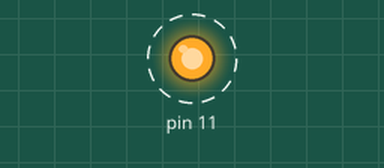
The sketch below on a simulated Arduino Uno, built with avr-gcc and run on an emulated ATmega328P. On the bench: output pins drawn as LEDs (lit = HIGH). Dashed ring = blinking.

Above: at 0.5 s.
Timing chart, 0 to 4.6 s (numbered marks = the images above):
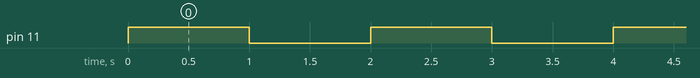

The sketch:

led.ino
```cpp
//https://www.tinkercad.com/things/gj1P9k4Na9u?sharecode=OT7bgV1jrDuAOeFmiUYXAwnJJ-CyykULMH6EAkahIOI
//https://wokwi.com/projects/353735869255332865

// Classe LED
class LED {
  private:
    int pin; // Pin del LED

  public:
    // Costruttore: imposta la modalità del pin del LED come output
    LED(int p) {
      pin = p;
      pinMode(pin, OUTPUT);
    }

    // Metodo per accendere il LED
    void accendi() {
      digitalWrite(pin, HIGH);
    }

    // Metodo per spegnere il LED
    void spegni() {
      digitalWrite(pin, LOW);
    }
};

// Crea un oggetto LED sulla porta 13
LED led(11);

void setup() {
  // Non c'è nulla da fare qui
}

void loop() {
  // Accendi il LED
  led.accendi();
  // Aspetta per un secondo
  delay(1000);
  // Spegni il LED
  led.spegni();
  // Aspetta per un secondo
  delay(1000);
}
```

Measured:
- by itself, pin 11: alternates HIGH for 1.0 s and LOW for 1.0 s
